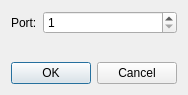
<?xml version="1.0" encoding="UTF-8"?>
<ui version="4.0">
 <class>Dialog</class>
 <widget class="QDialog" name="Dialog">
  <property name="geometry">
   <rect>
    <x>0</x>
    <y>0</y>
    <width>186</width>
    <height>95</height>
   </rect>
  </property>
  <property name="sizePolicy">
   <sizepolicy hsizetype="Fixed" vsizetype="Fixed">
    <horstretch>190</horstretch>
    <verstretch>120</verstretch>
   </sizepolicy>
  </property>
  <property name="windowTitle">
   <string>Dialog</string>
  </property>
  <layout class="QVBoxLayout" name="verticalLayout">
   <item>
    <layout class="QFormLayout" name="formLayout">
     <property name="sizeConstraint">
      <enum>QLayout::SizeConstraint::SetDefaultConstraint</enum>
     </property>
     <property name="labelAlignment">
      <set>Qt::AlignmentFlag::AlignRight|Qt::AlignmentFlag::AlignTrailing|Qt::AlignmentFlag::AlignVCenter</set>
     </property>
     <item row="0" column="0">
      <widget class="QLabel" name="portLabel">
       <property name="text">
        <string>Port:</string>
       </property>
      </widget>
     </item>
     <item row="0" column="1">
      <widget class="QSpinBox" name="portSpinBox">
       <property name="minimum">
        <number>1</number>
       </property>
       <property name="maximum">
        <number>9</number>
       </property>
      </widget>
     </item>
    </layout>
   </item>
   <item>
    <widget class="QDialogButtonBox" name="buttonBox">
     <property name="sizePolicy">
      <sizepolicy hsizetype="Preferred" vsizetype="Fixed">
       <horstretch>0</horstretch>
       <verstretch>0</verstretch>
      </sizepolicy>
     </property>
     <property name="orientation">
      <enum>Qt::Orientation::Horizontal</enum>
     </property>
     <property name="standardButtons">
      <set>QDialogButtonBox::StandardButton::Cancel|QDialogButtonBox::StandardButton::Ok</set>
     </property>
    </widget>
   </item>
  </layout>
 </widget>
 <resources/>
 <connections>
  <connection>
   <sender>buttonBox</sender>
   <signal>accepted()</signal>
   <receiver>Dialog</receiver>
   <slot>accept()</slot>
   <hints>
    <hint type="sourcelabel">
     <x>248</x>
     <y>254</y>
    </hint>
    <hint type="destinationlabel">
     <x>157</x>
     <y>274</y>
    </hint>
   </hints>
  </connection>
  <connection>
   <sender>buttonBox</sender>
   <signal>rejected()</signal>
   <receiver>Dialog</receiver>
   <slot>reject()</slot>
   <hints>
    <hint type="sourcelabel">
     <x>316</x>
     <y>260</y>
    </hint>
    <hint type="destinationlabel">
     <x>286</x>
     <y>274</y>
    </hint>
   </hints>
  </connection>
 </connections>
</ui>
